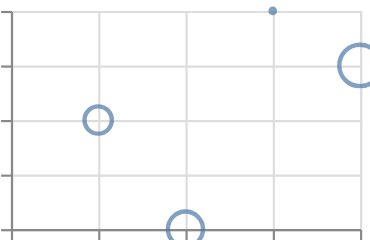

Write the Vega-Lite specification saved for this chart.
### Vega-Lite specification from a JSON file in a GitHub repository (floating-point values rounded to 4 significant figures)
{"$schema": "https://vega.github.io/schema/vega-lite/v6.json", "padding": 5, "autosize": "none", "data": {"values": [{"c": "A", "x": 1, "y": 2, "s": 3, "t": "2024-01-01"}, {"c": "B", "x": 2, "y": "n/a", "s": 5, "t": "2024-02-01"}, {"c": "C", "x": 3, "y": 4, "s": null, "t": "2024-03-01"}, {"c": "D", "x": 4, "y": 3, "s": 7, "t": "2024-04-01"}]}, "width": 160, "height": 100, "mark": {"type": "point", "invalid": null}, "encoding": {"x": {"field": "x", "type": "quantitative"}, "y": {"field": "y", "type": "quantitative"}, "size": {"field": "s", "type": "quantitative"}}}
